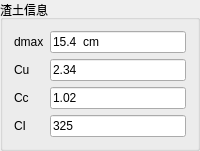
               <widget class="QGroupBox" name="graininfo_gb">
                <property name="title">
                 <string>渣土信息</string>
                </property>
                <layout class="QGridLayout" name="gridLayout_3">
                 <item row="1" column="0">
                  <widget class="QLabel" name="label_11">
                   <property name="text">
                    <string>Cu</string>
                   </property>
                  </widget>
                 </item>
                 <item row="0" column="3">
                  <widget class="QLineEdit" name="lineEdit_8">
                   <property name="text">
                    <string>15.4  cm</string>
                   </property>
                  </widget>
                 </item>
                 <item row="1" column="3">
                  <widget class="QLineEdit" name="lineEdit_9">
                   <property name="text">
                    <string>2.34</string>
                   </property>
                  </widget>
                 </item>
                 <item row="0" column="0">
                  <widget class="QLabel" name="label_10">
                   <property name="text">
                    <string>dmax</string>
                   </property>
                  </widget>
                 </item>
                 <item row="2" column="0">
                  <widget class="QLabel" name="label_14">
                   <property name="text">
                    <string>Cc</string>
                   </property>
                  </widget>
                 </item>
                 <item row="2" column="3">
                  <widget class="QLineEdit" name="lineEdit_12">
                   <property name="text">
                    <string>1.02</string>
                   </property>
                  </widget>
                 </item>
                 <item row="3" column="0">
                  <widget class="QLabel" name="label_15">
                   <property name="text">
                    <string>CI</string>
                   </property>
                  </widget>
                 </item>
                 <item row="3" column="3">
                  <widget class="QLineEdit" name="lineEdit_13">
                   <property name="text">
                    <string>325</string>
                   </property>
                  </widget>
                 </item>
                </layout>
               </widget>
